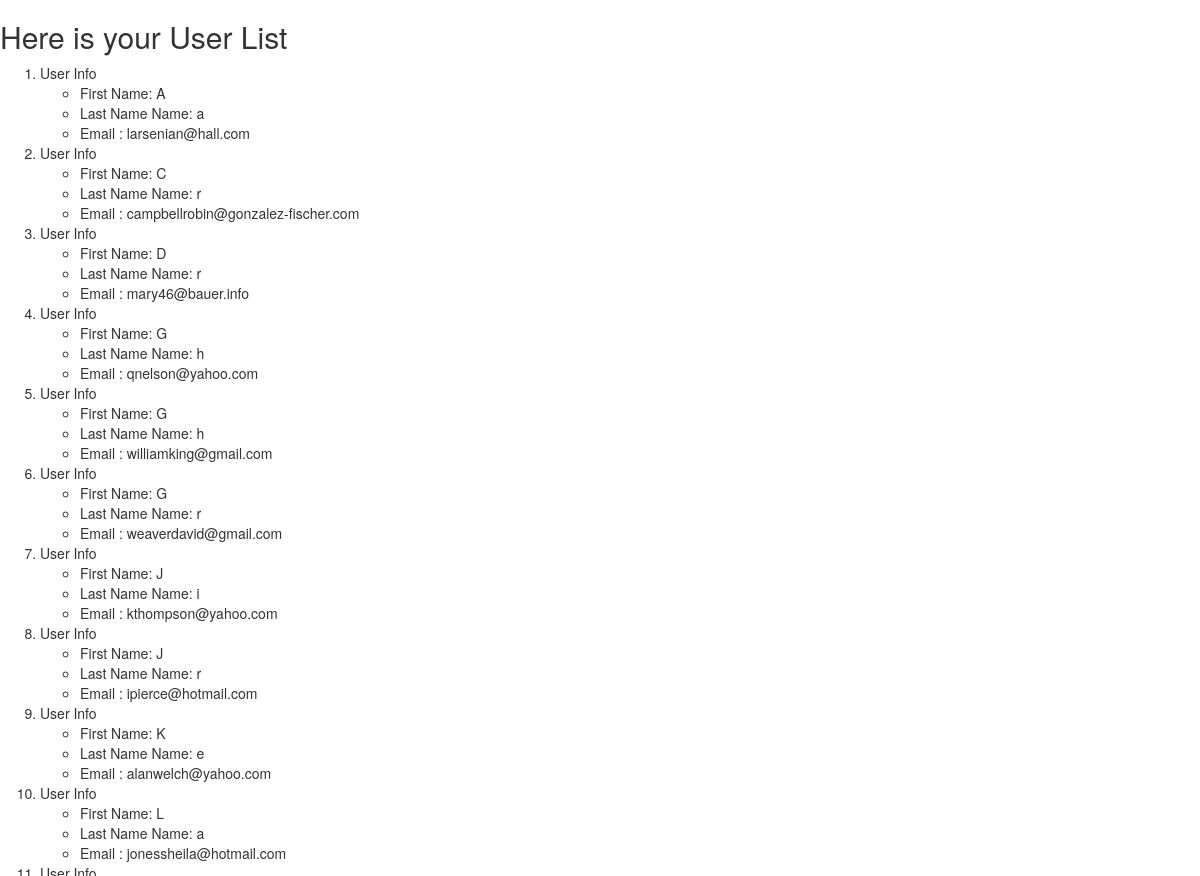
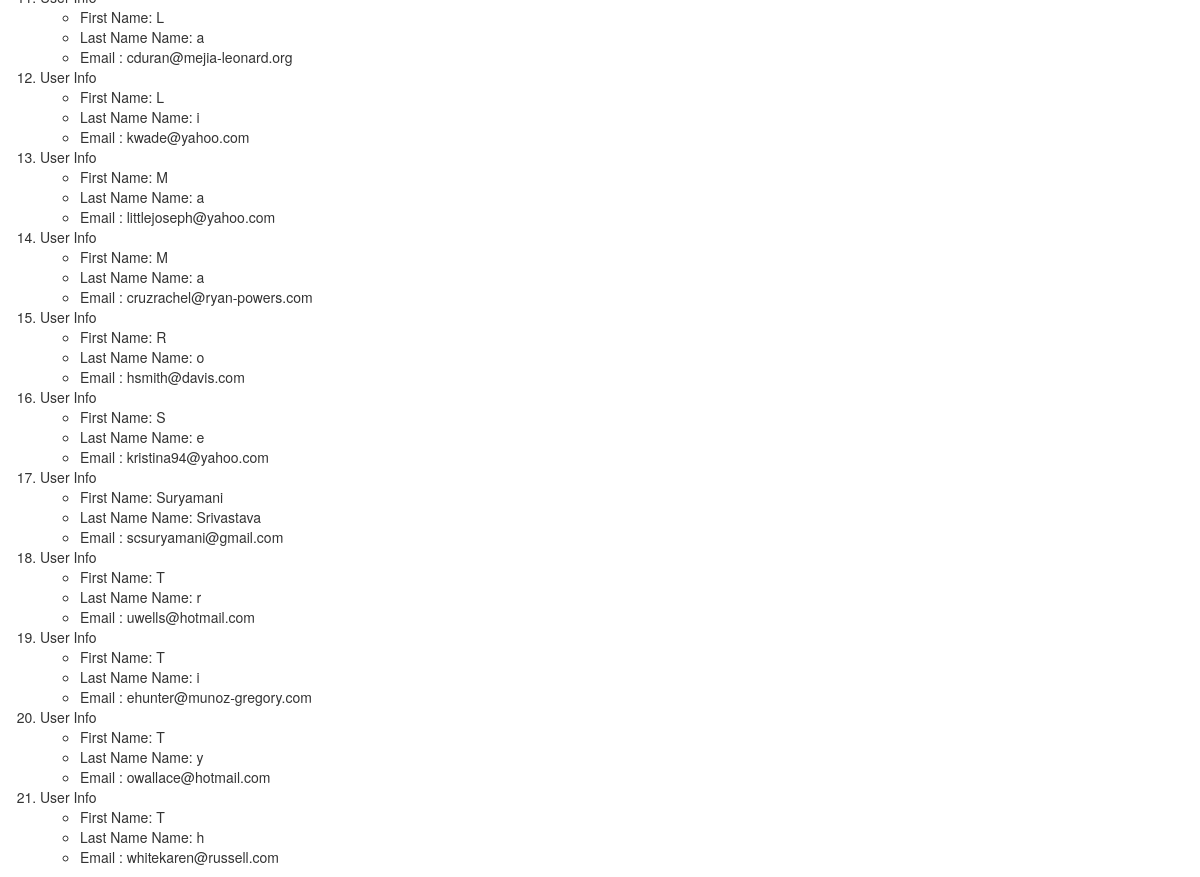
/users/, run on the app's committed database (2 pictures, top to bottom).
### ProjectTwoApp/models.py (models this page shows)
class User(models.Model):
    first_name=models.CharField(max_length=128)
    last_name=models.CharField(max_length=128)
    email=models.EmailField(max_length=256,unique=True)

### ProjectTwoApp/views.py (the view)
# urls.py: path('users/',views.users,name='users'),
def users(request):
    user_list=User.objects.order_by('first_name')
    user_list={'users':user_list}
    return render(request,'ProjectTwoApp/users.html',context=user_list)

### templates/ProjectTwoApp/users.html (shortened to what this page needs)
<!DOCTYPE html>
<html lang="en" dir="ltr">
  <head>
    <link rel="stylesheet" href="https://maxcdn.bootstrapcdn.com/bootstrap/3.3.7/css/bootstrap.min.css">
  </head>
  <body>
    <h2>Here is your User List</h2>
    {% if users %}
    <ol>
      {% for person in users %}
      <li>User Info</li>
      <ul>
        <li>First Name: {{person.first_name}}</li>
        <li>Last Name Name: {{person.last_name}}</li>
        <li>Email  : {{person.email}}</li>
      </ul>
      {% endfor %}
    </ol>
    {% endif %}
  </body>
</html>

### data on the page
User: first_name "A", last_name "a", email "larsenian@hall.com"
User: first_name "C", last_name "r", email "campbellrobin@gonzalez-fischer.com"
User: first_name "D", last_name "r", email "mary46@bauer.info"
User: first_name "G", last_name "h", email "qnelson@yahoo.com"
User: first_name "G", last_name "h", email "williamking@gmail.com"
User: first_name "G", last_name "r", email "weaverdavid@gmail.com"
User: first_name "J", last_name "i", email "kthompson@yahoo.com"
User: first_name "J", last_name "r", email "ipierce@hotmail.com"
User: first_name "K", last_name "e", email "alanwelch@yahoo.com"
User: first_name "L", last_name "a", email "jonessheila@hotmail.com"
User: first_name "L", last_name "a", email "cduran@mejia-leonard.org"
User: first_name "L", last_name "i", email "kwade@yahoo.com"
User: first_name "M", last_name "a", email "littlejoseph@yahoo.com"
User: first_name "M", last_name "a", email "cruzrachel@ryan-powers.com"
User: first_name "R", last_name "o", email "hsmith@davis.com"
User: first_name "S", last_name "e", email "kristina94@yahoo.com"
User: first_name "Suryamani", last_name "Srivastava", email "scsuryamani@gmail.com"
User: first_name "T", last_name "r", email "uwells@hotmail.com"
User: first_name "T", last_name "i", email "ehunter@munoz-gregory.com"
User: first_name "T", last_name "y", email "owallace@hotmail.com"
User: first_name "T", last_name "h", email "whitekaren@russell.com"
